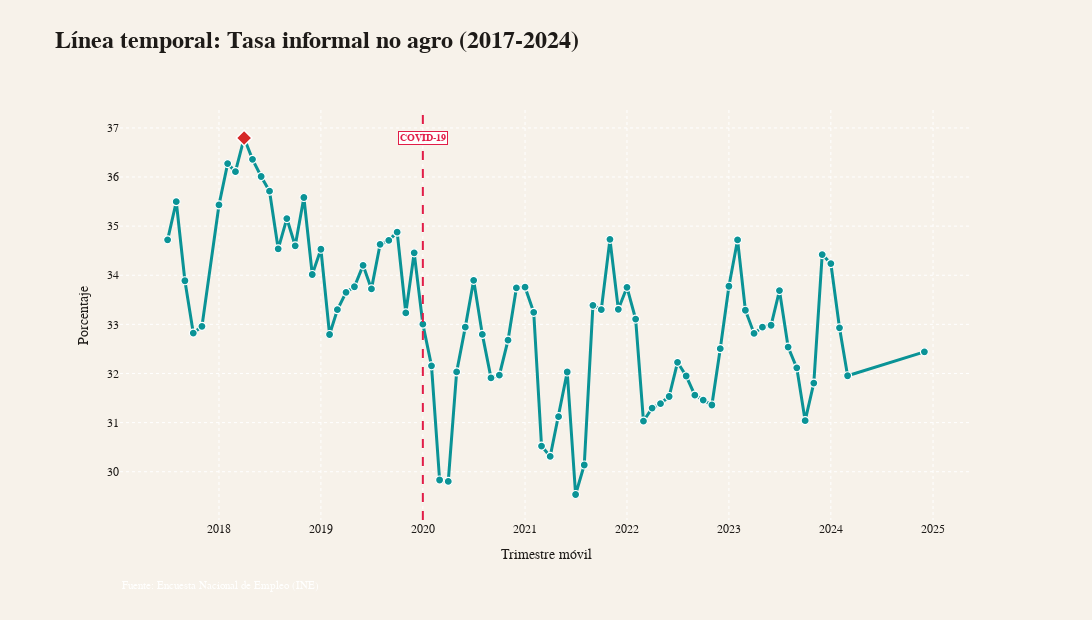

Source (notebook cell):
### Markdown cell above
### 9.4 🌾 Visualización 3: Tasa Informal No Agropecuario (%)

**¿Qué mide este indicador?**
- Porcentaje de ocupación informal excluyendo el sector agropecuario
- Ofrece una vista más urbana/industrial de la informalidad laboral
- Elimina el sesgo del sector agrícola que tradicionalmente tiene mayor informalidad

**Interpretación:**
- **Exclusión sectorial**: No incluye trabajos agrícolas, ganaderos o forestales
- **Focus urbano**: Refleja principalmente la informalidad en sectores secundarios y terciarios
- **Comparabilidad**: Permite comparar con otros países que excluyen el sector primario
- **Políticas focalizadas**: Útil para políticas dirigidas a sectores no agrícolas

**Color identificativo:** 🟢 Verde (#16a34a)

### Code cell
# Visualización 3 bis: Línea temporal tasa informal no agro (%)
col = 'tasa_informal_noagro'
label = 'Tasa informal no agro (%)'
highlight_color = '#d62828'
neutral_color = '#0a9396'
background_color = '#f7f2ea'
grid_color = '#d9d3c5'
text_color = '#1e1b18'
spike_color = 'rgba(120, 120, 120, 0.35)'

if col not in serie_base.columns:
    print(f'Omitido {col} (no existe)')
else:
    from unicodedata import normalize
    import math

    df_plot = serie_base[['Trimestre Móvil', 'DTI_CL_SEXO', col]].copy()
    if '_T' in df_plot['DTI_CL_SEXO'].unique():
        df_plot = df_plot[df_plot['DTI_CL_SEXO'] == '_T']
    df_plot = df_plot.drop_duplicates(subset=['Trimestre Móvil']).sort_values('Trimestre Móvil')

    month_map = {
        'ENE': 1, 'FEB': 2, 'MAR': 3, 'ABR': 4, 'MAY': 5, 'JUN': 6,
        'JUL': 7, 'AGO': 8, 'SEP': 9, 'OCT': 10, 'NOV': 11, 'DIC': 12
    }

    def periodo_to_timestamp(periodo):
        if not isinstance(periodo, str):
            return pd.NaT
        parts = periodo.split(' ', 1)
        if len(parts) != 2:
            return pd.NaT
        year, meses = parts
        primer_mes = meses.split('-')[0].strip()
        clave = normalize('NFKD', primer_mes).encode('ascii', 'ignore').decode('ascii').upper()[:3]
        month = month_map.get(clave)
        if month is None:
            return pd.NaT
        return pd.Timestamp(int(year), month, 1)

    df_plot['periodo_dt'] = df_plot['Trimestre Móvil'].apply(periodo_to_timestamp)
    df_plot = df_plot.dropna(subset=['periodo_dt'])
    df_plot = df_plot.sort_values('periodo_dt')

    if df_plot.empty:
        print('Sin datos para linea temporal')
    else:
        font_family = globals().get('ECONOMIST_FONT', 'Georgia, serif')
        df_plot['label'] = df_plot[col].apply(lambda v: f"{v:,.1f}".replace(',', 'X').replace('.', ',').replace('X', '.'))

        covid_start = df_plot[df_plot['periodo_dt'].dt.year == 2020]
        covid_marker = covid_start['periodo_dt'].iloc[0] if not covid_start.empty else None

        tooltip_template = (
            "<span style='background-color:#ffffff;border:1px solid #ffffff;"
            "padding:6px 10px;display:inline-block;color:#1e1b18;'>"
            "<b>%{x|%Y %b}</b><br>"
            "Tasa informal no agro (%): %{y:.1f}%"
            "</span><extra></extra>"
        )

        fig = go.Figure()
        fig.add_trace(
            go.Scatter(
                x=df_plot['periodo_dt'],
                y=df_plot[col],
                mode='lines+markers',
                line=dict(color=neutral_color, width=3),
                marker=dict(color=neutral_color, size=8, line=dict(color='#ffffff', width=1.2)),
                hovertemplate=tooltip_template,
                showlegend=False
            )
        )

        if highlight_color and not df_plot.empty:
            max_row = df_plot.loc[df_plot[col].idxmax()]
            fig.add_trace(
                go.Scatter(
                    x=[max_row['periodo_dt']],
                    y=[max_row[col]],
                    mode='markers',
                    marker=dict(color=highlight_color, size=12, symbol='diamond', line=dict(color='#ffffff', width=1.5)),
                    hovertemplate='<b>Pico</b><br>'+label+': %{y:.1f}%<extra></extra>',
                    showlegend=False
                )
            )

        if covid_marker is not None:
            fig.add_vline(x=covid_marker, line=dict(color='#e11d48', width=2, dash='dash'))
            fig.add_annotation(
                x=covid_marker,
                y=df_plot[col].max(),
                text='<b>COVID-19</b>',
                showarrow=False,
                font=dict(family=font_family, size=10, color='#e11d48'),
                bgcolor='rgba(255,255,255,0.85)',
                bordercolor='#e11d48',
                borderwidth=1
            )

        fig.update_layout(
            template='plotly_white',
            title=dict(
                text='<b>Línea temporal: Tasa informal no agro (2017-2024)</b>',
                font=dict(family=font_family, size=24, color=text_color),
                x=0.05,
                y=0.95
            ),
            font=dict(family=font_family, size=15, color=text_color),
            plot_bgcolor=background_color,
            paper_bgcolor=background_color,
            margin=dict(l=120, r=120, t=110, b=100),
            hoverlabel=dict(bgcolor='rgba(0,0,0,0)', bordercolor='rgba(0,0,0,0)', font=dict(family=font_family, color=text_color)),
            hovermode='x',
            spikedistance=-1,
            hoverdistance=50,
            width=1200,
            height=620
        )

        fig.update_xaxes(
            title=dict(text='Trimestre móvil', font=dict(family=font_family, size=14, color=text_color)),
            showgrid=True,
            gridcolor=grid_color,
            griddash='dot',
            zeroline=False,
            tickformat='%Y',
            tickfont=dict(family=font_family, size=12, color=text_color),
            showspikes=True,
            spikemode='across',
            spikecolor=spike_color,
            spikethickness=1.2,
            spikedash='solid',
            spikesnap='cursor',
            hoverformat=' '
        )
        fig.update_yaxes(
            title=dict(text='Porcentaje', font=dict(family=font_family, size=14, color=text_color)),
            showgrid=True,
            gridcolor=grid_color,
            griddash='dot',
            zeroline=False,
            tickfont=dict(family=font_family, size=12, color=text_color),
            showspikes=False
        )

        fig.update_layout(
            annotations=[
                dict(
                    text='Los Ríos, ENE 2017 - MAY 2024',
                    x=0,
                    y=1.05,
                    xref='paper',
                    yref='paper',
                    showarrow=False,
                    font=dict(family=font_family, size=14, color='#4a4338')
                ),
                dict(
                    text='Fuente: Encuesta Nacional de Empleo (INE)',
                    x=0,
                    y=-0.18,
                    xref='paper',
                    yref='paper',
                    showarrow=False,
                    font=dict(family=font_family, size=11, color='#6e6252')
                )
            ]
        )

        fig.show()
        print(f'Línea temporal generada: {label}')

### Figure 1 — Plotly figure (JSON) as saved in the notebook; plotly's stock layout.template omitted (floating-point values rounded to 4 significant figures)
{"data": [{"hovertemplate": "<span style='background-color:#ffffff;border:1px solid #ffffff;padding:6px 10px;display:inline-block;color:#1e1b18;'><b>%{x|%Y %b}</b><br>Tasa informal no agro (%): %{y:.1f}%</span><extra></extra>", "line": {"color": "#0a9396", "width": 3}, "marker": {"color": "#0a9396", "line": {"color": "#ffffff", "width": 1.2}, "size": 8}, "mode": "lines+markers", "showlegend": false, "type": "scatter", "x": ["2017-07-01T00:00:00.000000000", "2017-08-01T00:00:00.000000000", "2017-09-01T00:00:00.000000000", "2017-10-01T00:00:00.000000000", "2017-11-01T00:00:00.000000000", "2018-01-01T00:00:00.000000000", "2018-02-01T00:00:00.000000000", "2018-03-01T00:00:00.000000000", "2018-04-01T00:00:00.000000000", "2018-05-01T00:00:00.000000000", "2018-06-01T00:00:00.000000000", "2018-07-01T00:00:00.000000000", "2018-08-01T00:00:00.000000000", "2018-09-01T00:00:00.000000000", "2018-10-01T00:00:00.000000000", "2018-11-01T00:00:00.000000000", "2018-12-01T00:00:00.000000000", "2019-01-01T00:00:00.000000000", "2019-02-01T00:00:00.000000000", "2019-03-01T00:00:00.000000000", "2019-04-01T00:00:00.000000000", "2019-05-01T00:00:00.000000000", "2019-06-01T00:00:00.000000000", "2019-07-01T00:00:00.000000000", "2019-08-01T00:00:00.000000000", "2019-09-01T00:00:00.000000000", "2019-10-01T00:00:00.000000000", "2019-11-01T00:00:00.000000000", "2019-12-01T00:00:00.000000000", "2020-01-01T00:00:00.000000000", "2020-02-01T00:00:00.000000000", "2020-03-01T00:00:00.000000000", "2020-04-01T00:00:00.000000000", "2020-05-01T00:00:00.000000000", "2020-06-01T00:00:00.000000000", "2020-07-01T00:00:00.000000000", "2020-08-01T00:00:00.000000000", "2020-09-01T00:00:00.000000000", "2020-10-01T00:00:00.000000000", "2020-11-01T00:00:00.000000000", "2020-12-01T00:00:00.000000000", "2021-01-01T00:00:00.000000000", "2021-02-01T00:00:00.000000000", "2021-03-01T00:00:00.000000000", "2021-04-01T00:00:00.000000000", "2021-05-01T00:00:00.000000000", "2021-06-01T00:00:00.000000000", "2021-07-01T00:00:00.000000000", "2021-08-01T00:00:00.000000000", "2021-09-01T00:00:00.000000000", "2021-10-01T00:00:00.000000000", "2021-11-01T00:00:00.000000000", "2021-12-01T00:00:00.000000000", "2022-01-01T00:00:00.000000000", "2022-02-01T00:00:00.000000000", "2022-03-01T00:00:00.000000000", "2022-04-01T00:00:00.000000000", "2022-05-01T00:00:00.000000000", "2022-06-01T00:00:00.000000000", "2022-07-01T00:00:00.000000000", "2022-08-01T00:00:00.000000000", "2022-09-01T00:00:00.000000000", "2022-10-01T00:00:00.000000000", "2022-11-01T00:00:00.000000000", "2022-12-01T00:00:00.000000000", "2023-01-01T00:00:00.000000000", "2023-02-01T00:00:00.000000000", "2023-03-01T00:00:00.000000000", "2023-04-01T00:00:00.000000000", "2023-05-01T00:00:00.000000000", "2023-06-01T00:00:00.000000000", "2023-07-01T00:00:00.000000000", "2023-08-01T00:00:00.000000000", "2023-09-01T00:00:00.000000000", "2023-10-01T00:00:00.000000000", "2023-11-01T00:00:00.000000000", "2023-12-01T00:00:00.000000000", "2024-01-01T00:00:00.000000000", "2024-02-01T00:00:00.000000000", "2024-03-01T00:00:00.000000000", "2024-12-01T00:00:00.000000000"], "y": [34.72, 35.5, 33.89, 32.82, 32.96, 35.43, 36.27, 36.11, 36.79, 36.36, 36.01, 35.71, 34.54, 35.15, 34.6, 35.58, 34.02, 34.53, 32.79, 33.3, 33.65, 33.77, 34.2, 33.72, 34.63, 34.71, 34.88, 33.23, 34.46, 33.0, 32.16, 29.83, 29.8, 32.03, 32.94, 33.9, 32.8, 31.91, 31.96, 32.68, 33.74, 33.76, 33.25, 30.52, 30.31, 31.12, 32.03, 29.54, 30.14, 33.39, 33.3, 34.73, 33.31, 33.75, 33.11, 31.03, 31.29, 31.39, 31.53, 32.23, 31.95, 31.56, 31.46, 31.36, 32.5, 33.78, 34.72, 33.29, 32.82, 32.94, 32.98, 33.69, 32.54, 32.11, 31.04, 31.8, 34.42, 34.24, 32.93, 31.95, 32.44]}, {"hovertemplate": "<b>Pico</b><br>Tasa informal no agro (%): %{y:.1f}%<extra></extra>", "marker": {"color": "#d62828", "line": {"color": "#ffffff", "width": 1.5}, "size": 12, "symbol": "diamond"}, "mode": "markers", "showlegend": false, "type": "scatter", "x": ["2018-04-01T00:00:00"], "y": [36.79]}], "layout": {"annotations": [{"bgcolor": "rgba(255,255,255,0.85)", "bordercolor": "#e11d48", "borderwidth": 1, "font": {"color": "#e11d48", "family": "Georgia, serif", "size": 10}, "showarrow": false, "text": "<b>COVID-19</b>", "x": "2020-01-01T00:00:00", "y": 36.79}, {"font": {"color": "#fffffe", "family": "Georgia, serif", "size": 11}, "showarrow": false, "text": "Fuente: Encuesta Nacional de Empleo (INE)", "x": 0, "xref": "paper", "y": -0.18, "yref": "paper"}], "font": {"color": "#1e1b18", "family": "Georgia, serif", "size": 15}, "height": 620, "hoverdistance": 50, "hoverlabel": {"bgcolor": "rgba(0,0,0,0)", "bordercolor": "rgba(0,0,0,0)", "font": {"color": "#1e1b18", "family": "Georgia, serif"}}, "hovermode": "x", "margin": {"b": 100, "l": 120, "r": 120, "t": 110}, "paper_bgcolor": "#f7f2ea", "plot_bgcolor": "#f7f2ea", "shapes": [{"line": {"color": "#e11d48", "dash": "dash", "width": 2}, "type": "line", "x0": "2020-01-01T00:00:00", "x1": "2020-01-01T00:00:00", "xref": "x", "y0": 0, "y1": 1, "yref": "y domain"}], "spikedistance": -1, "title": {"font": {"color": "#1e1b18", "family": "Georgia, serif", "size": 24}, "text": "<b>Línea temporal: Tasa informal no agro (2017-2024)</b>", "x": 0.05, "y": 0.95}, "width": 1200, "xaxis": {"gridcolor": "#ffffff", "griddash": "dot", "hoverformat": " ", "showgrid": true, "showspikes": true, "spikecolor": "rgba(120, 120, 120, 0.35)", "spikedash": "solid", "spikemode": "across", "spikesnap": "cursor", "spikethickness": 1.2, "tickfont": {"color": "#1e1b18", "family": "Georgia, serif", "size": 12}, "tickformat": "%Y", "title": {"font": {"color": "#1e1b18", "family": "Georgia, serif", "size": 14}, "text": "Trimestre móvil"}, "zeroline": false}, "yaxis": {"gridcolor": "#ffffff", "griddash": "dot", "showgrid": true, "showspikes": false, "tickfont": {"color": "#1e1b18", "family": "Georgia, serif", "size": 12}, "title": {"font": {"color": "#1e1b18", "family": "Georgia, serif", "size": 14}, "text": "Porcentaje"}, "zeroline": false}}}
